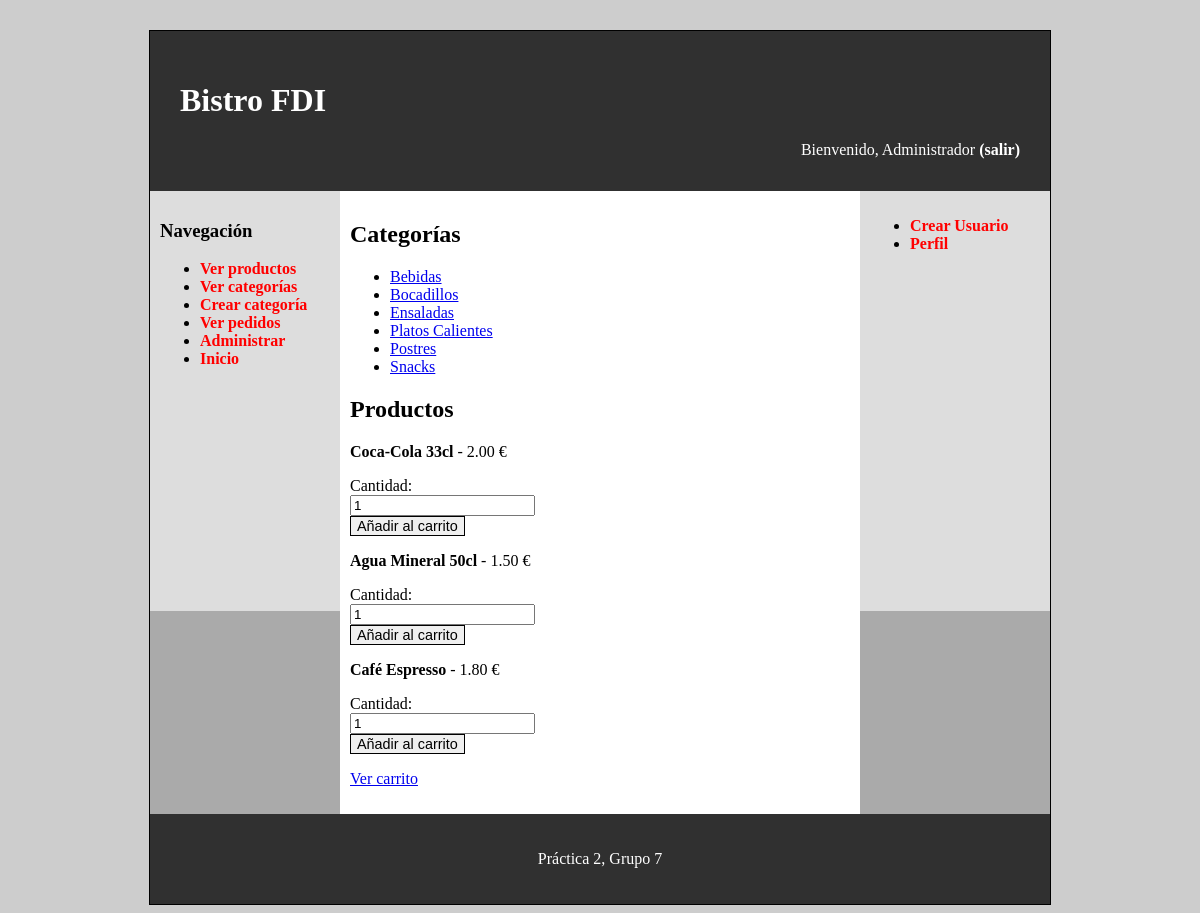
The page /includes/views/pages/pedido.php?categoria=1 (signed in) on the database its author committed.
### tables this page shows
CREATE TABLE `categorias` (
  `id` int(11) NOT NULL,
  `nombre` varchar(100) NOT NULL,
  `descripcion` text NOT NULL,
  `imgCategoriaProd` varchar(255) DEFAULT NULL
);

CREATE TABLE `productos` (
  `id` int(11) NOT NULL,
  `nombreProd` varchar(150) NOT NULL,
  `descripcion` text NOT NULL,
  `categoria_id` int(11) NOT NULL,
  `precio` decimal(10,2) NOT NULL,
  `iva` enum('4','10','21') NOT NULL,
  `stock` int(11) DEFAULT 0,
  `disponible` tinyint(1) DEFAULT 1,
  `ofertado` tinyint(1) DEFAULT 0,
  `fechaCreacion` datetime DEFAULT current_timestamp()
);

### includes/class/Categoria.php (called while the page is built, shortened)
<?php
class Categoria
{
    public static function listar()
    {
        $conn = Aplicacion::getInstance()->getConexionBd();
        $sql = "SELECT id, nombre, descripcion, imgCategoriaProd
                FROM categorias
                ORDER BY nombre";
        $rs = $conn->query($sql);
        $categorias = [];
        if ($rs) {
            while ($fila = $rs->fetch_assoc()) {
                $categorias[] = $fila;
            }
        }
        return $categorias;
    }
}

### includes/views/pages/pedido.php (the view, shortened to what this page needs)
<?php
$conn = es\ucm\fdi\aw\Aplicacion::getInstance()->getConexionBd();
$contenidoPrincipal = "<h2>Categorías</h2>";
$categorias = Categoria::listar();
$contenidoPrincipal .= "<ul>";
foreach ($categorias as $categoria){
$contenidoPrincipal .= "
<li>
<a href='pedido.php?categoria={$categoria['id']}'>
{$categoria['nombre']}
</a>
</li>
";
}
$contenidoPrincipal .= "</ul>";
if(isset($_GET['categoria'])){
$idCategoria = (int) $_GET['categoria'];
$query = "SELECT id, nombreProd, precio
          FROM productos
          WHERE categoria_id = $idCategoria
          AND disponible = 1";
$res = $conn->query($query);
$contenidoPrincipal .= "<h2>Productos</h2>";
while($fila = $res->fetch_assoc()){
$contenidoPrincipal .= "
<p>
<b>{$fila['nombreProd']}</b> - {$fila['precio']} €
</p>
<form action='añadirCarrito.php' method='GET'>
<input type='hidden' name='id' value='{$fila['id']}'>
Cantidad:
<input type='number' name='cantidad' value='1' min='1'>
<button type='submit'>Añadir al carrito</button>
</form>
";
}
}
$contenidoPrincipal .= "<p><a href='carrito.php'>Ver carrito</a></p>";
require __DIR__ . '/plantilla.php';

### css/estilo.css (style rules this page uses)
body { background-color: #CDCDCD; }
input { display: block; }
button, a.boton { border: 1px solid black; font-size: 0.9em; font-family: Arial; font-weight: 400; }

### rows shown on the page
categorias: nombre "Bebidas"
categorias: nombre "Bocadillos"
categorias: nombre "Ensaladas"
categorias: nombre "Platos Calientes"
categorias: nombre "Postres"
categorias: nombre "Snacks"
productos: nombreProd "Coca-Cola 33cl", precio "2.00"
productos: nombreProd "Agua Mineral 50cl", precio "1.50"
productos: nombreProd "Café Espresso", precio "1.80"

### other values the page prints
$_SESSION['nombre'] "Administrador"
